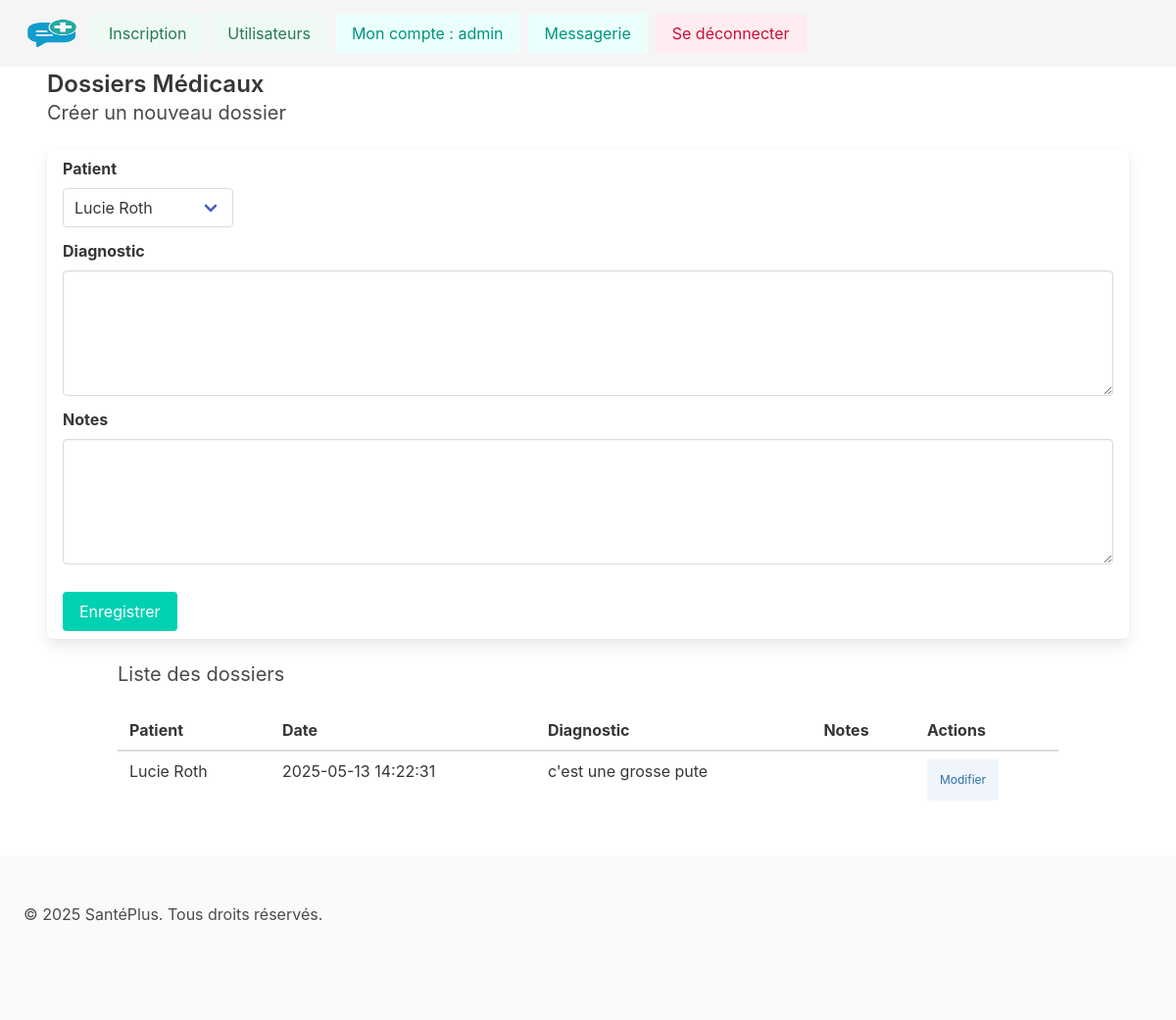
/site/pages/medical_record.php (signed in), run on the app's committed database.
### tables this page shows
CREATE TABLE IF NOT EXISTS `medical_record` (
  `id` int NOT NULL AUTO_INCREMENT,
  `record_date` timestamp NOT NULL DEFAULT CURRENT_TIMESTAMP,
  `diagnosis` text,
  `doctor_id` int DEFAULT NULL,
  `patient_id` int DEFAULT NULL,
  `notes` text,
  PRIMARY KEY (`id`),
  KEY `FK_record_patient` (`patient_id`),
  KEY `FK_record_staff` (`doctor_id`),
  CONSTRAINT `FK_record_patient` FOREIGN KEY (`patient_id`) REFERENCES `patient` (`ID`),
  CONSTRAINT `FK_record_staff` FOREIGN KEY (`doctor_id`) REFERENCES `medical_staff` (`ID`)
);

CREATE TABLE IF NOT EXISTS `patient` (
  `ID` int NOT NULL AUTO_INCREMENT,
  `email` varchar(70) NOT NULL,
  `password` varchar(200) NOT NULL,
  `username` varchar(60) DEFAULT NULL,
  `first_name` varchar(50) NOT NULL,
  `last_name` varchar(50) NOT NULL,
  `birth_date` date DEFAULT NULL,
  `admission_date` timestamp NULL DEFAULT NULL,
  `leaving_date` timestamp NULL DEFAULT NULL,
  `floor_lvl` int DEFAULT '0',
  `profile_pic` varchar(80) DEFAULT '../src/img/profile_pics/default.png',
  `last_password_edit` timestamp NULL DEFAULT NULL,
  `is_suspended` tinyint(1) DEFAULT '0',
  `first_connection` tinyint DEFAULT '1',
  PRIMARY KEY (`ID`) USING BTREE
);

### site/pages/medical_record.php (the view, shortened to what this page needs)
<?php
require_once './config.php';
$user_type = $_SESSION['user_type'];
$user_id = $_SESSION['ID'];
if ($user_type === 'patient') {
    $stmt = $pdo->prepare("SELECT * FROM medical_record WHERE patient_id = ?");
    $stmt->execute([$user_id]);
} elseif ($user_type === 'medical_staff') {
    $stmt = $pdo->prepare("
        SELECT mr.*, p.first_name, p.last_name
        FROM medical_record mr
        JOIN patient p ON mr.patient_id = p.ID
        WHERE mr.doctor_id = ?
        ORDER BY mr.record_date DESC
    ");
    $stmt->execute([$user_id]);
    $patients_stmt = $pdo->query("SELECT ID, first_name, last_name FROM patient");
    $patients = $patients_stmt->fetchAll(PDO::FETCH_ASSOC);
}
$records = $stmt->fetchAll(PDO::FETCH_ASSOC);
?>
<!DOCTYPE html>
<html lang="fr">
<head>
    <link rel="stylesheet" href="https://cdn.jsdelivr.net/npm/bulma@0.9.4/css/bulma.min.css">
    <link rel="stylesheet" href="../src/css/styles.css">
</head>
<body>
<section class="section">
        <?php if ($user_type === 'medical_staff'): ?>
            <h1 class="title is-4">Dossiers Médicaux</h1>
            <h2 class="subtitle">Créer un nouveau dossier</h2>
            <form method="post" class="box">
                <div class="field">
                    <label class="label">Patient</label>
                    <div class="control">
                        <div class="select">
                            <select name="patient_id" required>
                                <?php foreach ($patients as $patient): ?>
                                            <option value="<?= $patient['ID']; ?>">
                                        <?= htmlspecialchars($patient['first_name'] . " " . $patient['last_name']); ?>
                                    </option>
                                <?php endforeach; ?>
                            </select>
                        </div>
                    </div>
                </div>
                <div class="field">
                    <label class="label">Diagnostic</label>
                    <div class="control">
                        <textarea name="diagnosis" class="textarea" required></textarea>
                    </div>
                </div>
                <div class="field">
                    <label class="label">Notes</label>
                    <div class="control">
                        <textarea name="notes" class="textarea"></textarea>
                    </div>
                </div>
                <div class="control">
                    <button type="submit" class="button is-primary">Enregistrer</button>
                </div>
            </form>
        <?php endif; ?>
              <div class="container">
              <?php if ($_SESSION['user_type'] === 'patient') : ?>
              <h1 class="title is-4">Mon dossier médical</h1>
          <?php else : ?>
              <h2 class="subtitle is-5">Liste des dossiers</h2>
          <?php endif; ?>
        <table class="table is-fullwidth is-striped">
            <thead>
            <tr>
                <?php if ($user_type === 'medical_staff') echo '<th>Patient</th>'; ?>
                <th>Date</th>
                <th>Diagnostic</th>
                <th>Notes</th>
                <?php if ($user_type === 'medical_staff') echo '<th>Actions</th>'; ?>
            </tr>
            </thead>
            <tbody>
            <?php foreach ($records as $record): ?>
                <tr>
                    <?php if ($user_type === 'medical_staff') {
                        echo '<td>' . htmlspecialchars($record['first_name'] . ' ' . $record['last_name']) . '</td>';
                    } ?>
                        <td><?= htmlspecialchars($record['record_date']); ?></td>
                    <td><?= nl2br(htmlspecialchars($record['diagnosis'])); ?></td>
                    <td><?= nl2br(htmlspecialchars($record['notes'])); ?></td>
                    <?php if ($user_type === 'medical_staff' && $record['doctor_id'] == $user_id): ?>
                        <td>
                            <details>
                                <summary class="button is-small is-info is-light">Modifier</summary>
                            </details>
                        </td>
                    <?php elseif ($user_type === 'medical_staff'): ?>
                        <td><em>Non modifiable</em></td>
                    <?php endif; ?>
                </tr>
            <?php endforeach; ?>
            </tbody>
        </table>
    </div>
</section>
</body>
<footer class="footer">
     <div>
        <p>© 2025 <?= $site->siteName() ?>. Tous droits réservés.</p>
     </div>
</footer>
</html>

### site/src/css/styles.css (style rules this page uses)
.card, .box, .conversation-card { padding: 0.5rem 1rem; }
.field { margin-bottom: 1.5rem; }
textarea { resize: vertical; }
select { max-width: 100%; }
button { margin-top: 1rem; }
label { font-weight: bold; margin-bottom: 0.5rem; }
textarea { min-height: 150px; }

### data on the page
medical_record: patient.last_name "Lucie Roth", record_date "2025-05-13 14:22:31", diagnosis "c'est une grosse pute"

### other printed values
$_SESSION['username'] "admin"
$site->siteName() "SantéPlus"
form field patient_id "Lucie Roth"
